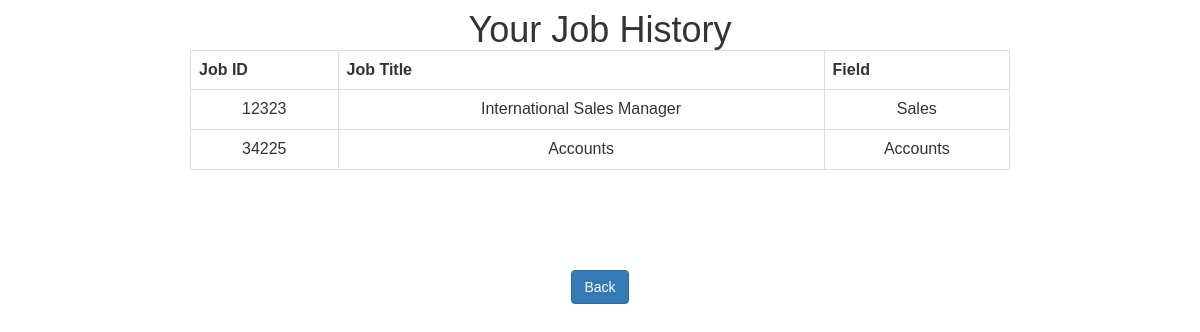
The app's page /jobhistory.php (signed in) with its own data.
### tables this page shows
CREATE TABLE IF NOT EXISTS `job` (
  `ID` int(11) NOT NULL AUTO_INCREMENT,
  `JOB_ID` varchar(30) NOT NULL,
  `Title` varchar(30) NOT NULL,
  `Location` varchar(30) NOT NULL,
  `Field` varchar(30) NOT NULL,
  `Description_ID` int(11) NOT NULL,
  `Job_Type` varchar(30) NOT NULL,
  PRIMARY KEY (`ID`,`JOB_ID`),
  UNIQUE KEY `Description_ID` (`Description_ID`),
  UNIQUE KEY `JOB_ID` (`JOB_ID`)
);

### jobhistory.php (the view, shortened to what this page needs)
<html>
<head>
<link rel="stylesheet" href="http://maxcdn.bootstrapcdn.com/bootstrap/3.3.5/css/bootstrap.min.css">
<link rel="stylesheet" type="text/css" href="css/cart.css">
</head>
<?php
	$db = Database::getInstance();
    $mysqli = $db->getConnection();
	$rid = $_SESSION["Register_Id"];
	$query = "SELECT * FROM `jobhistory` WHERE `Register_ID` = " . $rid;
	$result = $mysqli->query($query);
	echo "<div id=\"cart\" >";
	echo "<h1> Your Job History </h1>";
	echo "<table class=\"table table-bordered\">";
	echo "<tr><th>Job ID </th><th> Job Title </th><th> Field </th></tr>";
	if ($result->num_rows > 0) {
		while($row = $result->fetch_assoc()) {
			$job_id = $row["Job_ID"];
			$query1 = "SELECT `JOB_ID`,`Title`,`Field` FROM `job` WHERE `JOB_ID` = " . $job_id;
			$res = $mysqli->query($query1);
			if ($res->num_rows > 0) {
				while($row1 = $res->fetch_assoc()) {
					echo "<tr><td>" . $row1["JOB_ID"] . "</td><td>" . $row1["Title"] . "</td><td>" . $row1["Field"] . "</td></tr>";
				}
			}
			else{
			}
		}
	}
	else{
		echo "<tr><td colspan=\"4\"><span id=\"msg\"> No Jobs in History</span></td></tr>";
	}
	echo "</table>";
?>
<body>
<div id="btn">
<button type="button" class="btn btn-primary" onClick="document.location.href='home.php'">Back</button>
</div>
</div>
</body>
</html>

### css/cart.css (style rules this page uses)
table { text-align:center; margin: 0 auto; }
h1 { text-align:center; margin: 0 auto; }
#cart { height:70%; width:70%; margin: 0 auto; padding: 10px; text-align:center; font-size:30px; font-family:Century Gothic, sans-serif; }
#btn { margin: 100px auto; }

### records on screen
job: JOB_ID "12323", Title "International Sales Manager", Field "Sales"
job: JOB_ID "34225", Title "Accounts", Field "Accounts"
